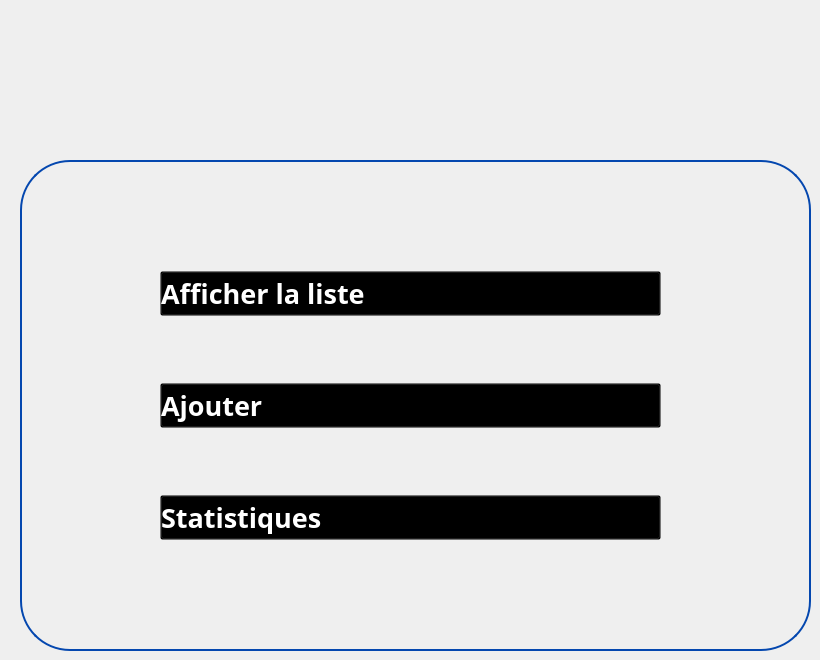
   <widget class="QWidget" name="employe">
    <widget class="QLabel" name="label_31">
     <property name="geometry">
      <rect>
       <x>330</x>
       <y>-10</y>
       <width>181</width>
       <height>161</height>
      </rect>
     </property>
     <property name="styleSheet">
      <string notr="true">background:transparent;</string>
     </property>
     <property name="text">
      <string/>
     </property>
     <property name="pixmap">
      <pixmap>:/Downloads/wetransfer_icons_2024-02-06_1419/icons/employees.png</pixmap>
     </property>
     <property name="scaledContents">
      <bool>true</bool>
     </property>
    </widget>
    <widget class="QGroupBox" name="groupBox_49">
     <property name="geometry">
      <rect>
       <x>20</x>
       <y>160</y>
       <width>791</width>
       <height>491</height>
      </rect>
     </property>
     <property name="styleSheet">
      <string notr="true">QGroupBox {
	border-radius:50px;
    border: 2px solid #0447AF; /* Red border */
}
</string>
     </property>
     <property name="title">
      <string/>
     </property>
     <widget class="QLabel" name="label_159">
      <property name="geometry">
       <rect>
        <x>190</x>
        <y>30</y>
        <width>51</width>
        <height>51</height>
       </rect>
      </property>
      <property name="text">
       <string/>
      </property>
      <property name="pixmap">
       <pixmap>../../Downloads/wetransfer_gestion-de-formations_2024-02-16_1550/icons/client.png</pixmap>
      </property>
      <property name="scaledContents">
       <bool>true</bool>
      </property>
     </widget>
     <widget class="QWidget" name="horizontalLayoutWidget_24">
      <property name="geometry">
       <rect>
        <x>140</x>
        <y>50</y>
        <width>501</width>
        <height>391</height>
       </rect>
      </property>
      <layout class="QVBoxLayout" name="verticalLayout_3">
       <item>
        <widget class="QPushButton" name="pushButton_150">
         <property name="font">
          <font>
           <family>Gill Sans MT</family>
           <pointsize>20</pointsize>
           <weight>75</weight>
           <bold>true</bold>
          </font>
         </property>
         <property name="styleSheet">
          <string notr="true">QPushButton:hover {
    color: blue;
    background: transparent;
}

QPushButton {
    text-align: left;
    background: transparent;
    color: rgb(255,255,255);
}
</string>
         </property>
         <property name="text">
          <string>Afficher la liste</string>
         </property>
         <property name="icon">
          <iconset>
           <normaloff>../../Downloads/wetransfer_icons_2024-02-06_1419/icons/liste-de-controle.png</normaloff>../../Downloads/wetransfer_icons_2024-02-06_1419/icons/liste-de-controle.png</iconset>
         </property>
         <property name="iconSize">
          <size>
           <width>50</width>
           <height>46</height>
          </size>
         </property>
        </widget>
       </item>
       <item>
        <widget class="QPushButton" name="pushButton_151">
         <property name="font">
          <font>
           <family>Gill Sans MT</family>
           <pointsize>20</pointsize>
           <weight>75</weight>
           <bold>true</bold>
          </font>
         </property>
         <property name="styleSheet">
          <string notr="true">QPushButton:hover {
    color: blue;
    background: transparent;
}

QPushButton {
    text-align: left;
    background: transparent;
    color: rgb(255,255,255);
}
</string>
         </property>
         <property name="text">
          <string>Ajouter </string>
         </property>
         <property name="icon">
          <iconset>
           <normaloff>../../Downloads/wetransfer_icons_2024-02-06_1419/icons/image (3).png</normaloff>../../Downloads/wetransfer_icons_2024-02-06_1419/icons/image (3).png</iconset>
         </property>
         <property name="iconSize">
          <size>
           <width>50</width>
           <height>46</height>
          </size>
         </property>
        </widget>
       </item>
       <item>
        <widget class="QPushButton" name="pushButton_152">
         <property name="font">
          <font>
           <family>Gill Sans MT</family>
           <pointsize>20</pointsize>
           <weight>75</weight>
           <bold>true</bold>
          </font>
         </property>
         <property name="styleSheet">
          <string notr="true">QPushButton:hover {
    color: blue;
    background: transparent;
}

QPushButton {
    text-align: left;
    background: transparent;
    color: rgb(255,255,255);
}

</string>
         </property>
         <property name="text">
          <string>Statistiques</string>
         </property>
         <property name="icon">
          <iconset>
           <normaloff>../../Downloads/wetransfer_icons_2024-02-06_1419/icons/image (2).png</normaloff>../../Downloads/wetransfer_icons_2024-02-06_1419/icons/image (2).png</iconset>
         </property>
         <property name="iconSize">
          <size>
           <width>50</width>
           <height>46</height>
          </size>
         </property>
        </widget>
       </item>
      </layout>
     </widget>
    </widget>
   </widget>
